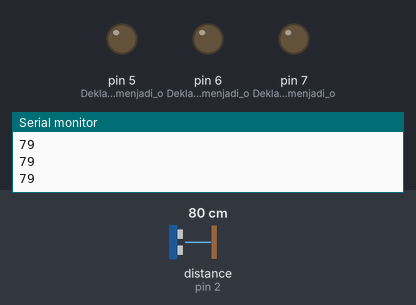
Simulated run of this sketch. Board: Arduino Uno, built with avr-gcc and run on an emulated ATmega328P. Shown: output pins drawn as LEDs (lit = HIGH), the last lines printed to the serial monitor. Wiring (inferred from the names in the program): ultrasonic range finder: trigger pin 3; echo pin 2. The test bench sets the inputs (shaded band); at power-on: distance to the obstacle (sensor on pin 2) 80 cm. The echo pulse lasts 58.3 µs per cm; pins used as bus, display or sensor lines are not drawn.

Above: at 1.2 s.
1.3 s: distance to the obstacle (sensor on pin 2) set to 2 cm
At 2.2 s:
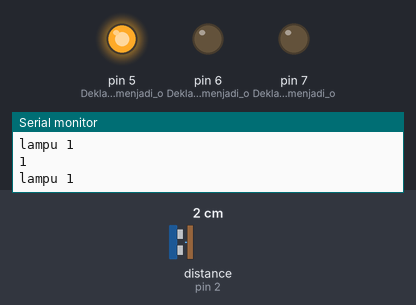
2.8 s: distance to the obstacle (sensor on pin 2) set to 9 cm
4.3 s: distance to the obstacle (sensor on pin 2) set to 12 cm
At 5.2 s:
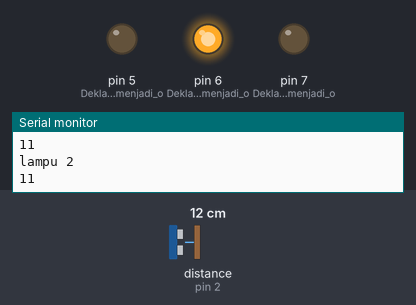
5.8 s: distance to the obstacle (sensor on pin 2) set to 18 cm
7.3 s: distance to the obstacle (sensor on pin 2) set to 23 cm
At 8.5 s:
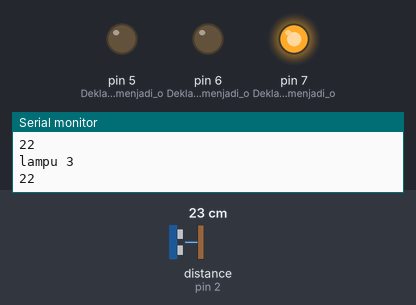
8.8 s: distance to the obstacle (sensor on pin 2) set to 4 cm
At 9.3 s:
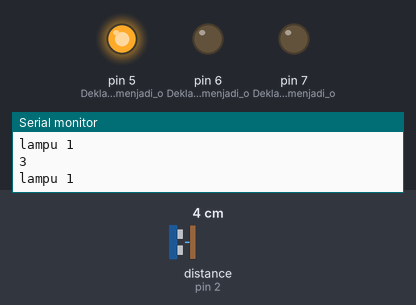
Timing chart, 0 to 11.3 s (numbered marks = the images above; inputs shaded):
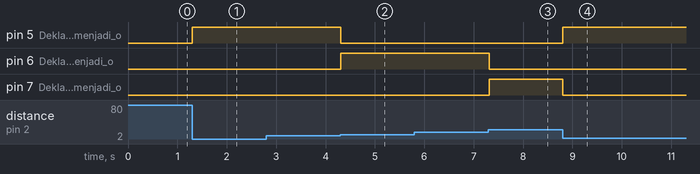

Measured:
- the behaviour switches between 10 and 11 cm on distance to the obstacle (sensor on pin 2) (found by bisection; images 1 and 2)
- the behaviour switches between 20 and 21 cm on distance to the obstacle (sensor on pin 2) (found by bisection; images 2 and 3)
- after the input at 1.3 s, pin 5 (Deklarasi_PIN_5_menjadi_o): LOW → HIGH at once
- after the input at 4.3 s, pin 5 (Deklarasi_PIN_5_menjadi_o): HIGH → LOW at once; pin 6 (Deklarasi_PIN_6_menjadi_o): LOW → HIGH at once
- after the input at 7.3 s, pin 6 (Deklarasi_PIN_6_menjadi_o): HIGH → LOW at once; pin 7 (Deklarasi_PIN_7_menjadi_o): LOW → HIGH at once
- after the input at 8.8 s, pin 5 (Deklarasi_PIN_5_menjadi_o): LOW → HIGH at once; pin 7 (Deklarasi_PIN_7_menjadi_o): HIGH → LOW at once

The sketch:

UltrasonicLED.ino
```cpp
int trig = 3;           // membuat varibel trig yang di set ke-pin 3
int echo = 2;           // membuat variabel echo yang di set ke-pin 2
long durasi, jarak;     // membuat variabel durasi dan jarak

void setup() {

  pinMode(trig, OUTPUT);   // set pin trig menjadi OUTPUT
  pinMode(echo, INPUT);    // set pin echo menjadi INPUT
  pinMode(5, OUTPUT);      //Deklarasi PIN 5 menjadi output
  pinMode(6, OUTPUT);      //Deklarasi PIN 6 menjadi output
  pinMode(7, OUTPUT);      //Deklarasi PIN 7 menjadi output
  Serial.begin(9600);      // digunakan untuk komunikasi Serial dengan komputer

}

void loop() {

  // program dibawah ini agar trigger memancarakan suara ultrasonic
  digitalWrite(trig, LOW);
  delayMicroseconds(8);
  digitalWrite(trig, HIGH);
  delayMicroseconds(8);
  digitalWrite(trig, LOW);
  delayMicroseconds(8);

  durasi = pulseIn(echo, HIGH); // menerima suara ultrasonic
  jarak = (durasi / 2) / 29.1;  // mengubah durasi menjadi jarak (cm)
  if (jarak < 10) {
    digitalWrite(5, HIGH);
    digitalWrite(6, LOW);
    digitalWrite(7, LOW);
    Serial.println("lampu 1");
  } else if (jarak < 20) {
    digitalWrite(5, LOW);
    digitalWrite(6, HIGH);
    digitalWrite(7, LOW);
    Serial.println("lampu 2");
  } else if (jarak < 30) {
    digitalWrite(5, LOW);
    digitalWrite(6, LOW);
    digitalWrite(7, HIGH);
    Serial.println("lampu 3");
  } else {
    digitalWrite(5, LOW);
    digitalWrite(6, LOW);
    digitalWrite(7, LOW);
  }
  Serial.println(jarak);        // menampilkan jarak pada Serial Monitor
}
```
